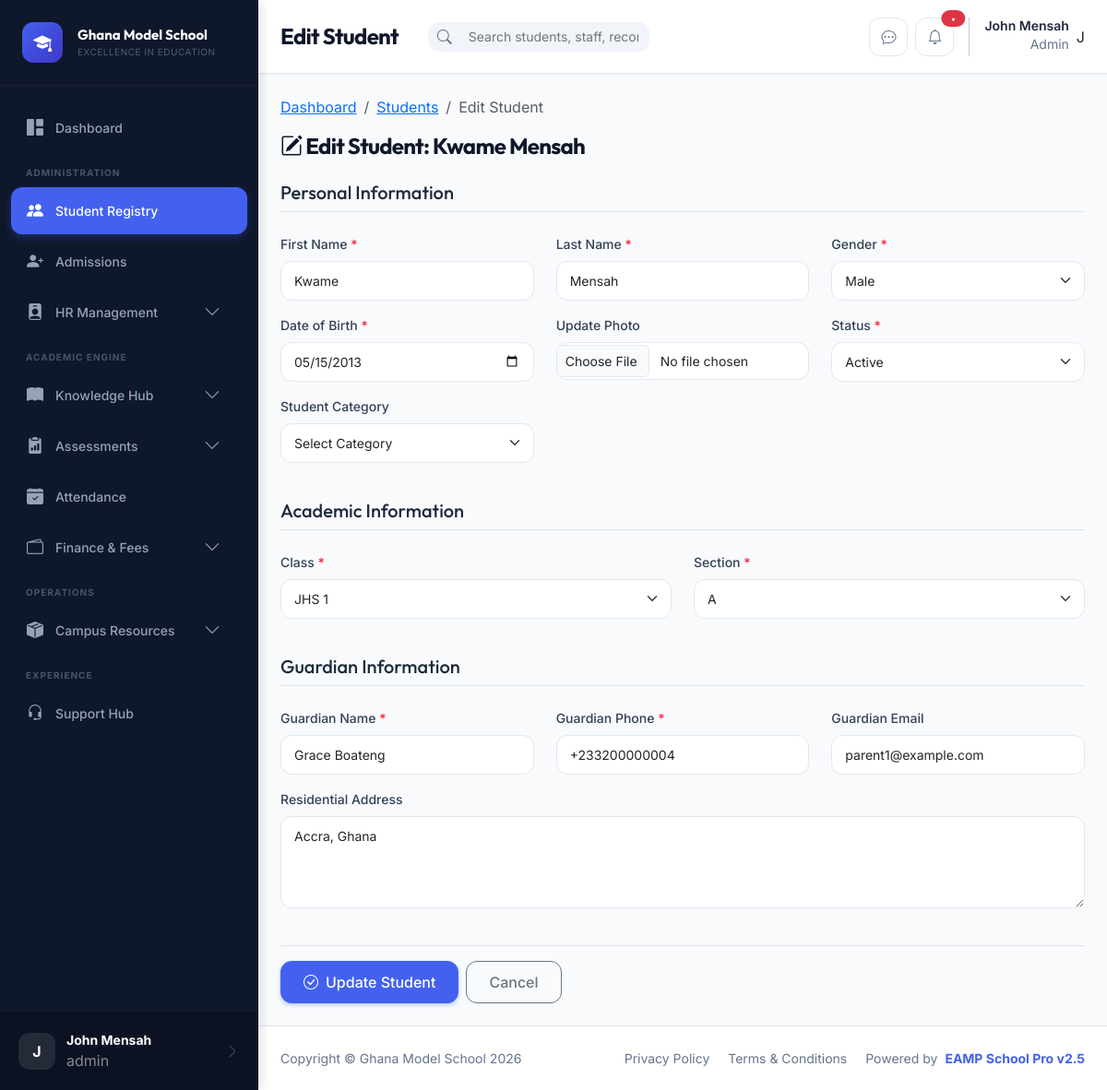
Page /students/edit/1 (signed in) on the committed database.
### tables this page shows
CREATE TABLE students (
    id INT PRIMARY KEY AUTO_INCREMENT,
    user_id INT,
    student_id VARCHAR(20) UNIQUE NOT NULL,
    first_name VARCHAR(50) NOT NULL,
    last_name VARCHAR(50) NOT NULL,
    date_of_birth DATE NOT NULL,
    gender ENUM('male','female','other') NOT NULL,
    guardian_name VARCHAR(100) NOT NULL,
    guardian_phone VARCHAR(20) NOT NULL,
    guardian_email VARCHAR(100),
    address TEXT,
    photo VARCHAR(255),
    section_id INT,
    admission_date DATE NOT NULL,
    status ENUM('active','graduated','transferred','suspended') DEFAULT 'active',
    created_at TIMESTAMP DEFAULT CURRENT_TIMESTAMP,
    FOREIGN KEY (user_id) REFERENCES users(id) ON DELETE SET NULL,
    FOREIGN KEY (section_id) REFERENCES sections(id) ON DELETE SET NULL,
    INDEX idx_student_id (student_id),
    INDEX idx_section (section_id),
    INDEX idx_status (status)
);

CREATE TABLE sections (
    id INT PRIMARY KEY AUTO_INCREMENT,
    class_id INT NOT NULL,
    name VARCHAR(10) NOT NULL,
    class_teacher_id INT,
    created_at TIMESTAMP DEFAULT CURRENT_TIMESTAMP,
    FOREIGN KEY (class_id) REFERENCES classes(id) ON DELETE CASCADE,
    FOREIGN KEY (class_teacher_id) REFERENCES users(id) ON DELETE SET NULL,
    INDEX idx_class (class_id)
);

### modules/students/StudentsController.php (called while the page is built, shortened)
<?php
class StudentsController extends Controller {
    public function edit($id) {
        $model = $this->model('students');
        $student = $model->getStudentById($id);
        $academicsModel = $this->model('academics');
        $classes = $academicsModel->getClasses();
        $sections = $academicsModel->getSectionsByClass($student['class_id']);
        $categories = $model->getCategories();
        $data = [
            'pageTitle' => 'Edit Student',
            'student' => $student,
            'classes' => $classes,
            'sections' => $sections,
            'categories' => $categories
        ];
        $this->view('students/edit', $data);
    }
}

### core/Router.php (called while the page is built, shortened)
<?php
class Router {
    public function route($url) {
        $url = $this->parseUrl($url);
        $module = isset($url[0]) ? $url[0] : 'dashboard';
        $action = isset($url[1]) ? $url[1] : 'index';
        $params = array_slice($url, 2);
        $this->loadController($module, $action, $params);
    }
    private function loadController($module, $action, $params = []) {
        $controller = new $controllerClass();
        call_user_func_array([$controller, $action], $params);
    }
    private function parseUrl($url) {
        if (!empty($url)) {
            $url = filter_var($url, FILTER_SANITIZE_URL);
            $url = rtrim($url, '/');
            $url = explode('/', $url);
            return $url;
        }
        return [];
    }
}

### index.php (called while the page is built, shortened)
<?php
require_once CONFIG_PATH . '/database.php';
require_once CORE_PATH . '/Router.php';
require_once CORE_PATH . '/Controller.php';
require_once CORE_PATH . '/Model.php';
require_once CORE_PATH . '/Security.php';
$router = new Router();
$url = isset($_GET['url']) ? $_GET['url'] : '';
$router->route($url);

### config/database.php (called while the page is built, shortened)
<?php
function getDbConnection() {
    static $pdo = null;
    if ($pdo === null) {
        try {
            $dsn = "mysql:host=" . DB_HOST . ";dbname=" . DB_NAME . ";charset=" . DB_CHARSET;
            $options = [
                PDO::ATTR_ERRMODE => PDO::ERRMODE_EXCEPTION,
                PDO::ATTR_DEFAULT_FETCH_MODE => PDO::FETCH_ASSOC,
                PDO::ATTR_EMULATE_PREPARES => false,
            ];
            $pdo = new PDO($dsn, DB_USER, DB_PASS, $options);
        } catch (PDOException $e) {
            error_log("Database Connection Error: " . $e->getMessage());
            die("Database connection failed. Please contact the administrator.");
        }
    }
    return $pdo;
}

### modules/students/StudentsModel.php (called while the page is built, shortened)
<?php
class StudentsModel extends Model {
    public function getStudentById($id) {
        $sql = "SELECT s.*, sec.name as section_name, c.name as class_name, c.id as class_id, c.level, cat.name as category_name
                FROM students s
                LEFT JOIN sections sec ON s.section_id = sec.id
                LEFT JOIN classes c ON sec.class_id = c.id
                LEFT JOIN student_categories cat ON s.category_id = cat.id
                WHERE s.id = :id";
        return $this->selectOne($sql, [':id' => $id]);
    }
}

### core/Model.php (called while the page is built, shortened)
<?php
class Model {
    protected $db;
    public function __construct() {
        $this->db = getDbConnection();
    }
    protected function select($sql, $params = []) {
        try {
            $stmt = $this->db->prepare($sql);
            $stmt->execute($params);
            return $stmt->fetchAll();
        } catch (PDOException $e) {
            error_log("Database Select Error: " . $e->getMessage());
            return [];
        }
    }
    protected function selectOne($sql, $params = []) {
        try {
            $stmt = $this->db->prepare($sql);
            $stmt->execute($params);
            $result = $stmt->fetch();
            return $result ? $result : null;
        } catch (PDOException $e) {
            error_log("Database SelectOne Error: " . $e->getMessage());
            return null;
        }
    }
}

### core/Security.php (called while the page is built, shortened)
<?php
class Security {
    public static function clean($data) {
        return htmlspecialchars((string)$data, ENT_QUOTES, 'UTF-8');
    }
}

### modules/academics/AcademicsModel.php (called while the page is built, shortened)
<?php
class AcademicsModel extends Model {
    public function getClasses() {
        return $this->select("SELECT * FROM classes ORDER BY level, name");
    }
    public function getSectionsByClass($classId) {
        return $this->select("SELECT * FROM sections WHERE class_id = :class_id ORDER BY name", [':class_id' => $classId]);
    }
}

### templates/students/edit.php (the view, shortened to what this page needs)
<div class="row mb-4">
    <div class="col-md-12">
        <nav aria-label="breadcrumb">
            <ol class="breadcrumb">
                <li class="breadcrumb-item"><a href="<?php echo BASE_URL; ?>dashboard">Dashboard</a></li>
                <li class="breadcrumb-item"><a href="<?php echo BASE_URL; ?>students">Students</a></li>
                <li class="breadcrumb-item active">Edit Student</li>
            </ol>
        </nav>
        <h2 class="page-title"><i class="bi bi-pencil-square"></i> Edit Student: <?php echo Security::clean($student['first_name'] . ' ' . $student['last_name']); ?></h2>
    </div>
</div>
<div class="table-card">
    <form action="<?php echo BASE_URL; ?>students/edit/<?php echo $student['id']; ?>" method="POST" enctype="multipart/form-data">
        <div class="row">
            <div class="col-md-12 mb-3">
                <h5 class="border-bottom pb-2">Personal Information</h5>
            </div>
            <div class="col-md-4 mb-3">
                <label class="form-label required">First Name</label>
                <input type="text" name="first_name" class="form-control" value="<?php echo Security::clean($student['first_name']); ?>" required>
            </div>
            <div class="col-md-4 mb-3">
                <label class="form-label required">Last Name</label>
                <input type="text" name="last_name" class="form-control" value="<?php echo Security::clean($student['last_name']); ?>" required>
            </div>
            <div class="col-md-4 mb-3">
                <label class="form-label required">Gender</label>
                <select name="gender" class="form-select" required>
                    <option value="male" <?php echo $student['gender'] === 'male' ? 'selected' : ''; ?>>Male</option>
                </select>
            </div>
            <div class="col-md-4 mb-3">
                <label class="form-label required">Date of Birth</label>
                <input type="date" name="date_of_birth" class="form-control" value="<?php echo $student['date_of_birth']; ?>" required>
            </div>
            <div class="col-md-4 mb-3">
                <label class="form-label">Update Photo</label>
                <input type="file" name="photo" class="form-control" accept="image/*">
            </div>
            <div class="col-md-4 mb-3">
                <label class="form-label required">Status</label>
                <select name="status" class="form-select" required>
                    <option value="active" <?php echo $student['status'] === 'active' ? 'selected' : ''; ?>>Active</option>
                </select>
            </div>
            <div class="col-md-4 mb-3">
                <label class="form-label">Student Category</label>
                <select name="category_id" class="form-select">
                    <option value="">Select Category</option>
                </select>
            </div>
            <div class="col-md-12 mt-4 mb-3">
                <h5 class="border-bottom pb-2">Academic Information</h5>
            </div>
            <div class="col-md-6 mb-3">
                <label class="form-label required">Class</label>
                <select name="class_id" class="form-select" onchange="loadSections(this.value)" required>
                    <?php foreach ($classes as $class): ?>
                        <option value="<?php echo $class['id']; ?>" <?php echo $student['class_id'] == $class['id'] ? 'selected' : ''; ?>>
                            <?php echo Security::clean($class['name']); ?>
                        </option>
                    <?php endforeach; ?>
                </select>
            </div>
            <div class="col-md-6 mb-3">
                <label class="form-label required">Section</label>
                <select name="section_id" id="section_id" class="form-select" required>
                    <?php foreach ($sections as $section): ?>
                        <option value="<?php echo $section['id']; ?>" <?php echo $student['section_id'] == $section['id'] ? 'selected' : ''; ?>>
                            <?php echo Security::clean($section['name']); ?>
                        </option>
                    <?php endforeach; ?>
                </select>
            </div>
            <div class="col-md-12 mt-4 mb-3">
                <h5 class="border-bottom pb-2">Guardian Information</h5>
            </div>
            <div class="col-md-4 mb-3">
                <label class="form-label required">Guardian Name</label>
                <input type="text" name="guardian_name" class="form-control" value="<?php echo Security::clean($student['guardian_name']); ?>" required>
            </div>
            <div class="col-md-4 mb-3">
                <label class="form-label required">Guardian Phone</label>
                <input type="tel" name="guardian_phone" class="form-control" value="<?php echo Security::clean($student['guardian_phone']); ?>" required>
            </div>
            <div class="col-md-4 mb-3">
                <label class="form-label">Guardian Email</label>
                <input type="email" name="guardian_email" class="form-control" value="<?php echo Security::clean($student['guardian_email']); ?>">
            </div>
            <div class="col-md-12 mb-3">
                <label class="form-label">Residential Address</label>
                <textarea name="address" class="form-control" rows="2"><?php echo Security::clean($student['address']); ?></textarea>
            </div>
        </div>
        <div class="mt-4 border-top pt-3 d-flex gap-2">
            <button type="submit" class="btn btn-primary px-4">
                <i class="bi bi-check-circle"></i> Update Student
            </button>
            <a href="<?php echo BASE_URL; ?>students/view_profile/<?php echo $student['id']; ?>" class="btn btn-outline-secondary px-4">
                Cancel
            </a>
        </div>
    </form>
</div>

### assets/css/variables.css (style rules this page uses)
:root { --primary: #2563EB; --primary-hover: #1D4ED8; --primary-light: #3B82F6; --primary-soft: rgba(37, 99, 235, 0.1); --secondary: #64748B; --secondary-hover: #475569; --success: #16A34A; --success-soft: rgba(22, 163, 74, 0.1); --warning: #F59E0B; --warning-soft: rgba(245, 158, 11, 0.1); --danger: #DC2626; --danger-soft: rgba(220, 38, 38, 0.1); --info: #0EA5E9; --info-soft: rgba(14, 165, 233, 0.1); --dark: #1E293B; --dark-muted: #334155; --body-bg: #F8FAFC; --card-bg: #FFFFFF; --border-color: #E2E8F0; --border-hover: #CBD5E1; --text-primary: #0F172A; --text-secondary: #334155; --text-muted: #64748B; --text-light: #94A3B8; --sidebar-bg: #0F172A; --sidebar-text: #94A3B8; --sidebar-hover: rgba(255, 255, 255, 0.05); --sidebar-active: var(--primary); --space-xs: 4px; --space-sm: 8px; --space-md: 16px; --space-lg: 24px; --space-xl: 32px; --space-2xl: 48px; --radius-sm: 6px; --radius-md: 10px; --radius-lg: 14px; --radius-xl: 20px; --radius-2xl: 28px; --radius-full: 9999px; --shadow-xs: 0 1px 2px rgba(0, 0, 0, 0.05); --shadow-sm: 0 1px 3px rgba(0, 0, 0, 0.1), 0 1px 2px rgba(0, 0, 0, 0.06); --shadow-md: 0 4px 6px -1px rgba(0, 0, 0, 0.1), 0 2px 4px -1px rgba(0, 0, 0, 0.06); --shadow-lg: 0 10px 15px -3px rgba(0, 0, 0, 0.1), 0 4px 6px -2px rgba(0, 0, 0, 0.05); --shadow-xl: 0 20px 25px -5px rgba(0, 0, 0, 0.1), 0 10px 10px -5px rgba(0, 0, 0, 0.04); --transition-fast: 150ms ease; --transition-normal: 250ms ease; --transition-slow: 350ms ease; --font-sans: 'Inter', -apple-system, BlinkMacSystemFont, 'Segoe UI', Roboto, sans-serif; --font-display: 'Outfit', var(--font-sans); --font-mono: 'JetBrains Mono', 'Fira Code', monospace; --text-xs: 0.75rem; --text-sm: 0.875rem; --text-base: 1rem; --text-lg: 1.125rem; --text-xl: 1.25rem; --text-2xl: 1.5rem; --text-3xl: 1.875rem; --text-4xl: 2.25rem; --leading-tight: 1.25; --leading-normal: 1.5; --leading-relaxed: 1.75; --z-dropdown: 1000; --z-sticky: 1020; --z-fixed: 1030; --z-modal-backdrop: 1040; --z-modal: 1050; --z-popover: 1060; --z-tooltip: 1070; --z-toast: 1080; }

### assets/css/components.css (style rules this page uses)
.btn { font-weight: 500; padding: 10px 20px; border-radius: var(--radius-md); transition: all var(--transition-fast); display: inline-flex; align-items: center; justify-content: center; gap: 8px; }
.btn-primary { background: var(--primary); border-color: var(--primary); color: white; box-shadow: 0 2px 4px rgba(37, 99, 235, 0.3); }

### assets/css/forms.css (style rules this page uses)
.form-label { display: block; font-weight: 500; color: var(--text-secondary); margin-bottom: var(--space-sm); font-size: var(--text-sm); }
.form-label.required::after { content: ' *'; color: var(--danger); }
.form-control, .form-select { border: 1px solid var(--border-color); border-radius: var(--radius-md); padding: 10px 14px; font-size: var(--text-sm); transition: border-color var(--transition-fast), box-shadow var(--transition-fast); background-color: var(--card-bg); }
.form-control::placeholder { color: var(--text-light); }
textarea.form-control { min-height: 100px; resize: vertical; }
.form-control[type="file"] { padding: 8px; }

### templates/layout.php (style rules this page uses)
:root { --primary: #4361ee; --primary-light: #4895ef; --primary-soft: rgba(67, 97, 238, 0.1); --secondary: #3f37c9; --accent: #4cc9f0; --success: #4cc9f0; --info: #4895ef; --warning: #f72585; --danger: #ef233c; --sidebar-width: 280px; --sidebar-bg: #0f172a; --sidebar-text: #94a3b8; --sidebar-hover-bg: rgba(255, 255, 255, 0.05); --body-bg: #f8fafc; --topbar-height: 80px; --radius-xl: 24px; --radius-lg: 16px; --radius-md: 12px; --transition: all 0.3s cubic-bezier(0.4, 0, 0.2, 1); --shadow-sm: 0 1px 2px 0 rgb(0 0 0 / 0.05); --shadow: 0 4px 6px -1px rgb(0 0 0 / 0.1), 0 2px 4px -2px rgb(0 0 0 / 0.1); --shadow-lg: 0 10px 15px -3px rgb(0 0 0 / 0.1), 0 4px 6px -4px rgb(0 0 0 / 0.1); --glass: rgba(255, 255, 255, 0.85); --glass-border: rgba(255, 255, 255, 0.5); }
body { font-family: 'Inter', sans-serif; background-color: var(--body-bg); color: #1e293b; overflow-x: hidden; -webkit-font-smoothing: antialiased; }
h1, h2, h3, h4, h5, h6, .page-title, .school-info h4 { font-family: 'Outfit', sans-serif; }
.page-title { font-size: 24px; font-weight: 700; color: #0f172a; margin: 0; letter-spacing: -0.03em; }

### rows in the picture
students: first_name+last_name "Kwame Mensah", first_name "Kwame", last_name "Mensah", gender "Male", date_of_birth "05/15/2013", status "Active", section_id "A", guardian_name "Grace Boateng", guardian_phone "+233200000004", guardian_email "parent1@example.com", address "Accra, Ghana"

### other values in the picture
setting('school_name', SCHOOL_NAME) "Ghana Model School"
setting('school_motto', SCHOOL_MOTTO) "EXCELLENCE IN EDUCATION"
substr(Auth::getFullName(), 0, 1) "J"
Auth::getFullName() "John Mensah"
Auth::getRole() "admin"
$pageTitle "Edit Student"
Auth::getRole() "Admin"
SCHOOL_NAME "Ghana Model School"
form field class_id "JHS 1"
